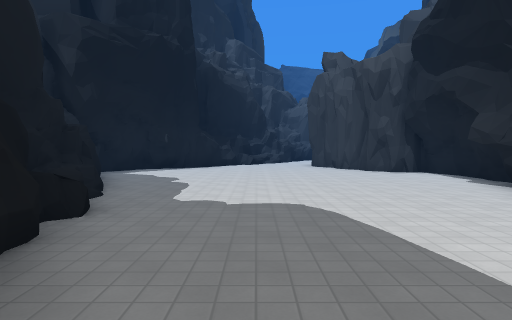
[1] (above)

12 first-person views from a walk through a 3-D level made in the Godot game engine. The camera is 1.5 m above the floor, tilts 2° down and sees 75° across. The floor is counted in squares, 2 m on a side. Each view is taken from the middle of a square. On the plan, view 1 faces up. The plan holds only what a view shows up to about 11 squares ahead; the rest is blank. The place goes on beyond the plan. Some surface patterns are stand-ins.

[2]
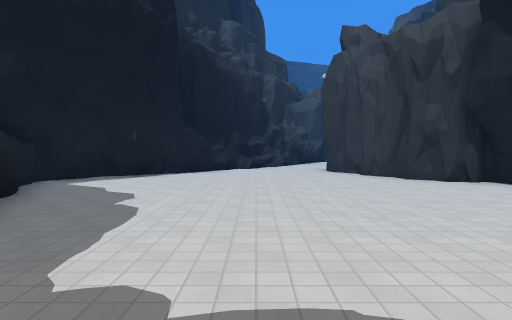

[3]
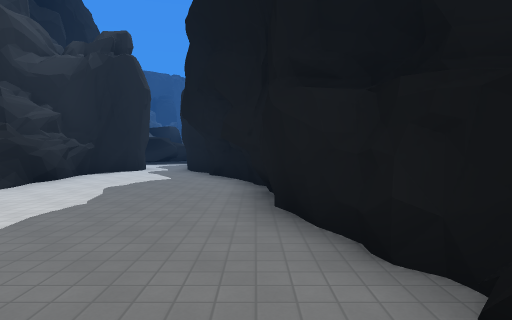

[4]
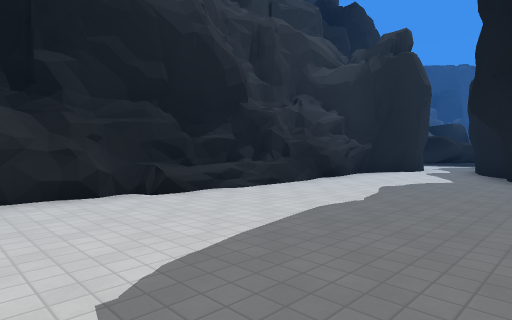

[5]
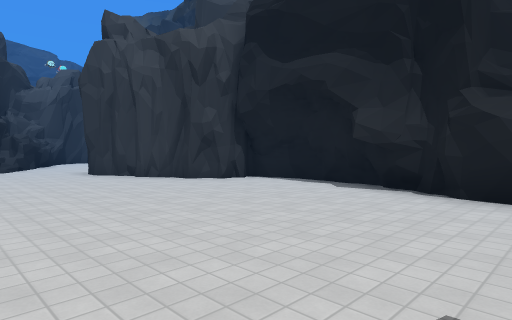

[6]
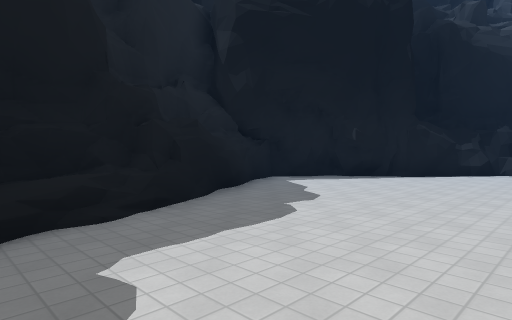

[7]
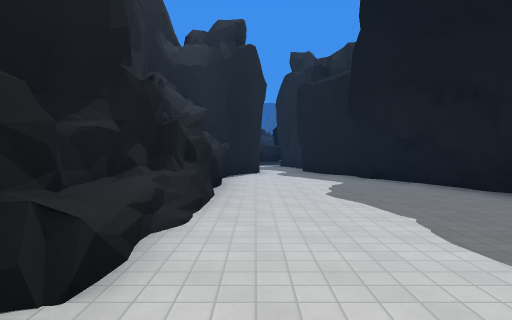

[8]
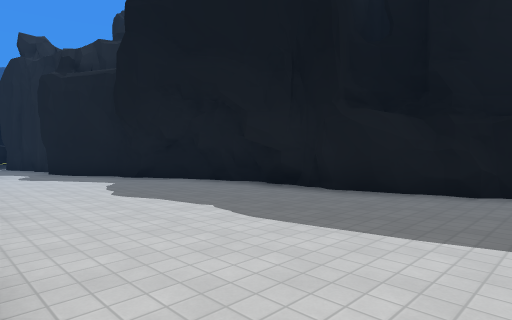

[9]
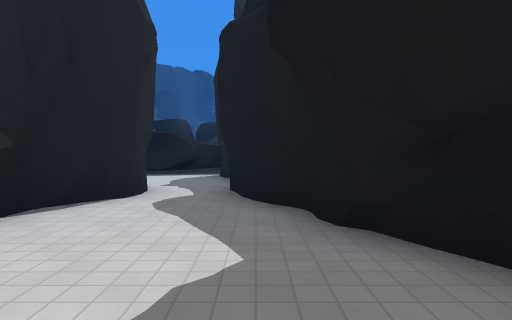

[10]
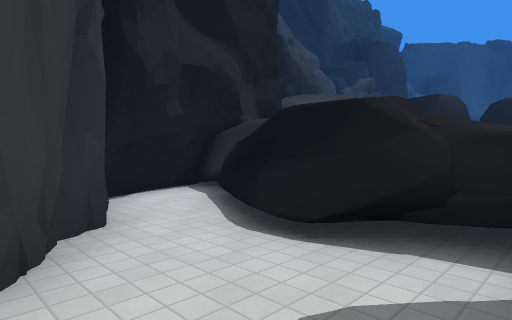

[11]
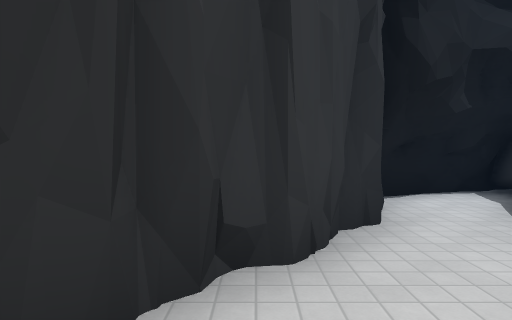

[12]
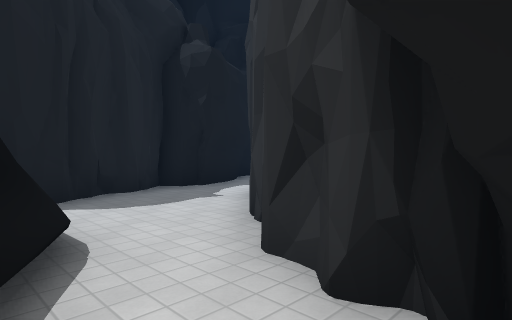

### Floor plan
Key: @ floor where view 1 was taken; # wall or solid block; . floor; / step, stairs or slope; = window, fence, low wall or low ledge.
Columns run from 5 left of view 1 to 8 right of it. Each row starts with its distance up from view 1.
 14    #...##
 13   ##....#
 12  ##.....##
 11 ##.......##
 10 #........###
  9 #..........#
  8 ##........#
  7  #........#
  6  ##.......#
  5  ##.......#
  4   #=......#
  3   ##.....#.
  2    #.....#.
  1    #.....=.
  0    ##@.../.
 -1     #....#
 -2     #....#
 -3     #....#
 -4     ##...#
 -5      #...#
 -6      ##.#
 -7       #.##
 -8       #..#
 -9       #.. ###
-10       ##....##
-11        ####..#

Positions as (right, up) in squares from view 1, and headings:
1: (0, 0), facing up
2: (0, 3), facing up
3: (-1, 5), facing down
4: (-1, 5), facing down-right
5: (-1, 4), facing up-right
6: (1, 4), facing up-left
7: (3, 4), facing down
8: (4, 4), facing down-left
9: (1, -1), facing down
10: (2, -8), facing down-right
11: (2, -8), facing right
12: (7, -11), facing up-left
